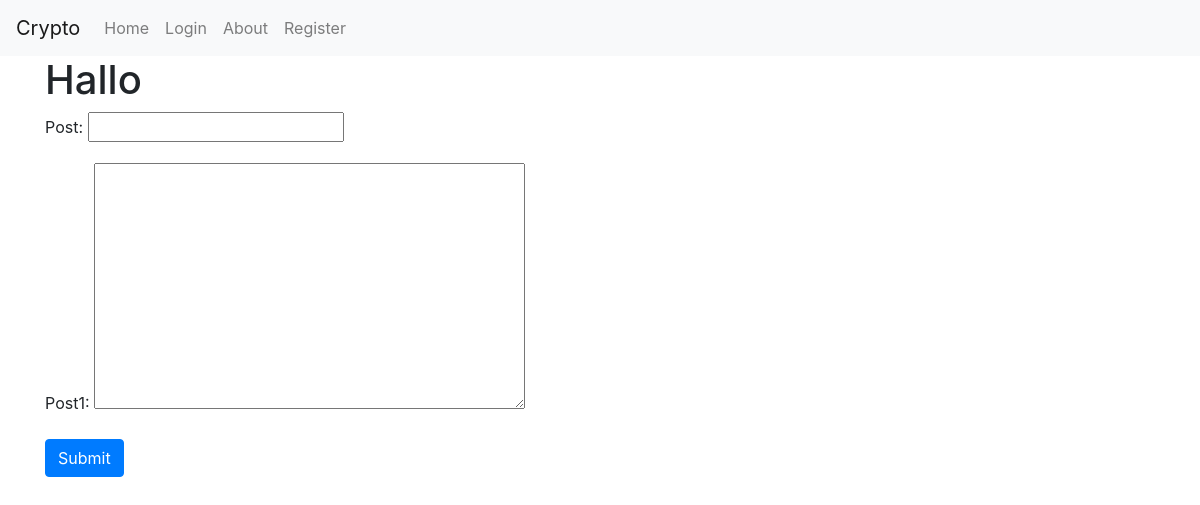
Page /about/ on the earlier database version.
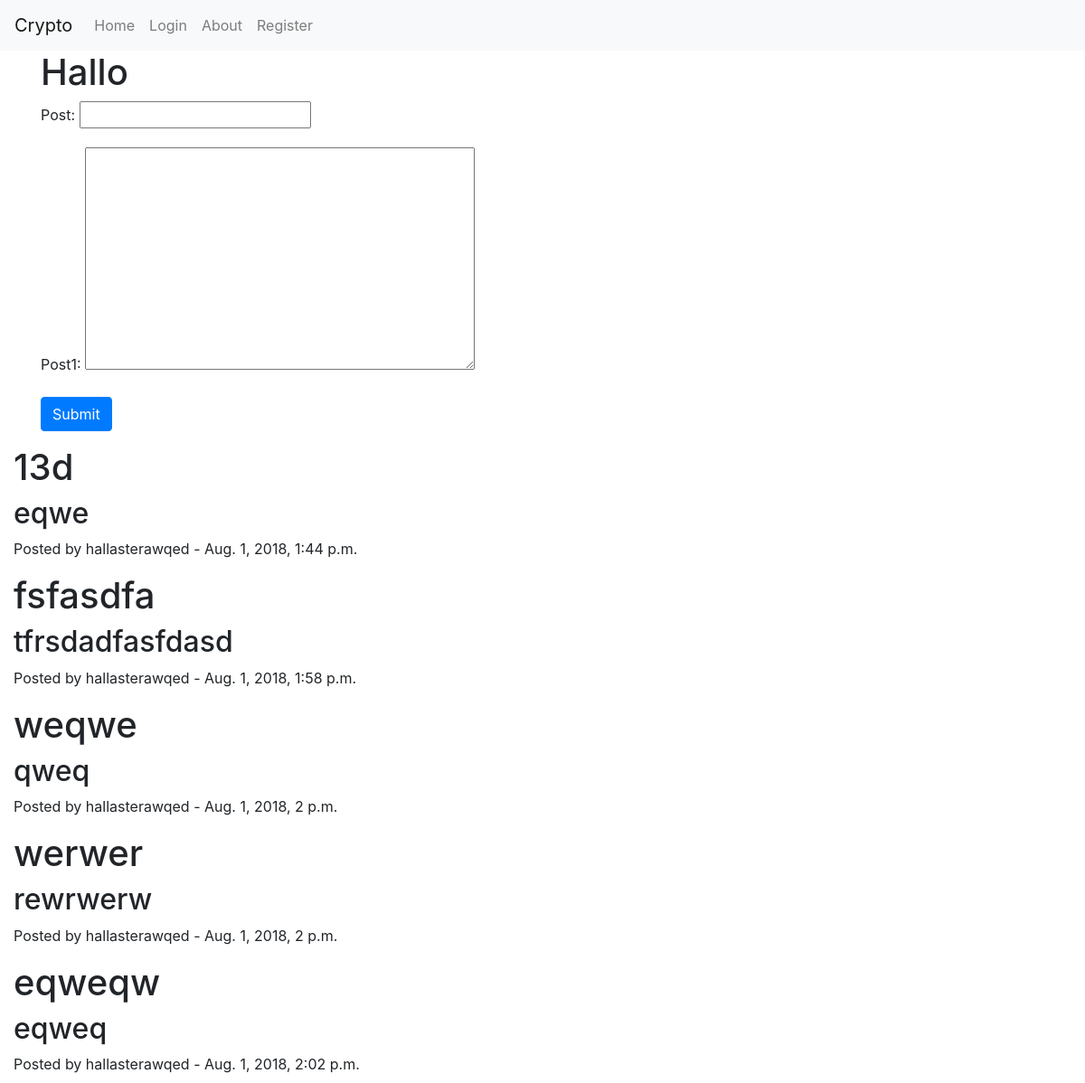
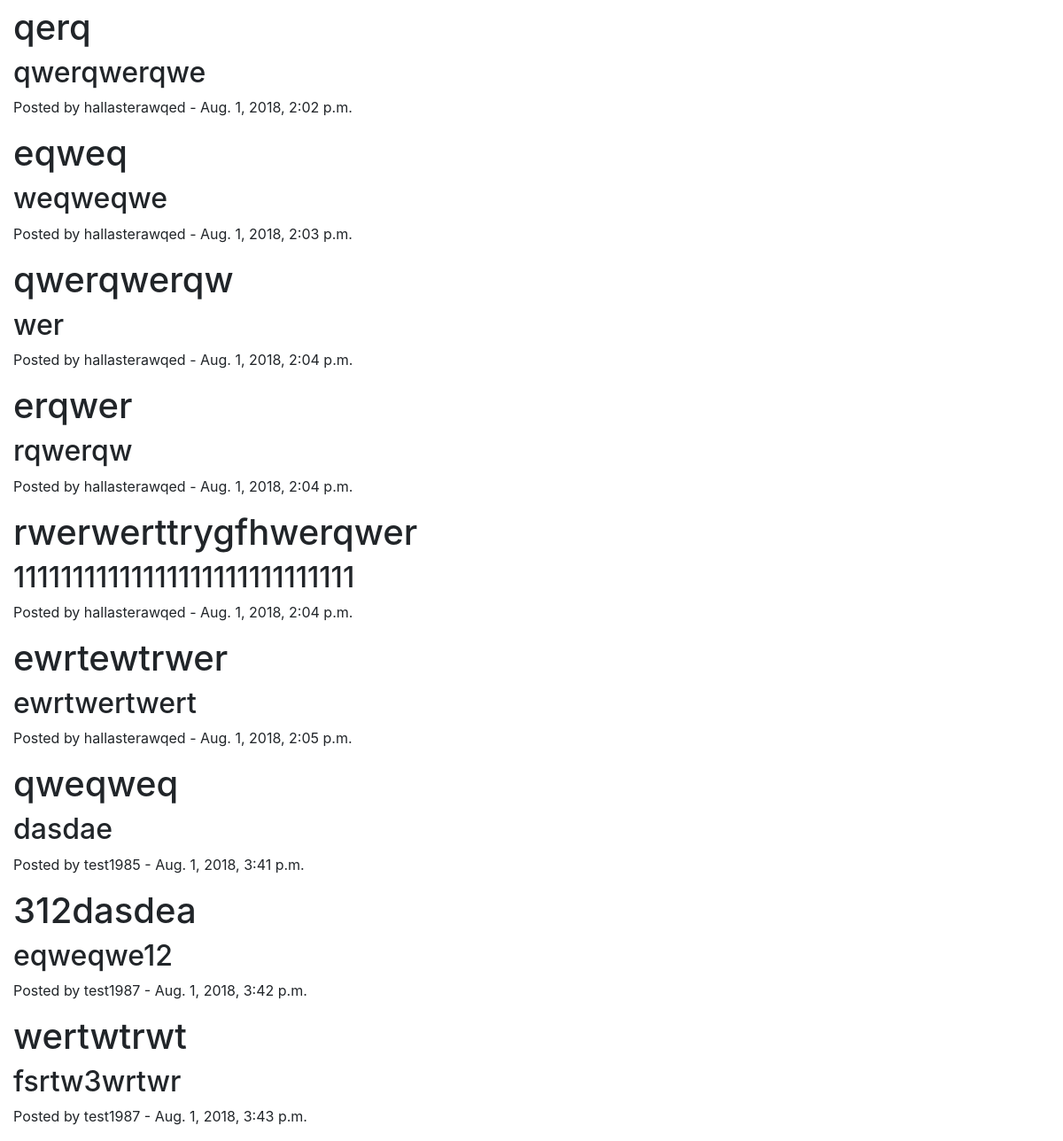
Same page on the later database version (2 pictures, top to bottom).
### about/models.py (models this page shows)
class Post1(models.Model):
    post = models.CharField(max_length=1000)
    post1 = models.TextField(max_length=1000)
    date = models.DateTimeField(auto_now_add=True)
    user = models.ForeignKey(User, on_delete=models.CASCADE, )

### about/views.py (the view, shortened to what this page needs)
# urls.py: path('', AboutView.as_view(), name='about'),
class AboutView(TemplateView):
    template_name = 'about/about.html'
    def get(self, request):
        form = AboutViewF()
        posts = Post1.objects.all()
        args = {'form': form, 'posts': posts}
        return render(request, self.template_name, args)

### about/forms.py
class AboutViewF(forms.ModelForm):
    post = forms.CharField(required=True)
    post1 = forms.TextInput
    class Meta:
        model = Post1
        fields = ('post', 'post1', )

### about/templates/about/about.html (shortened to what this page needs)
{% extends 'base.html' %}
{% block body %}
<div class="container" >
    <h1>Hallo </h1>
<form method="post">
    {{ form.as_p }}
    <button type="submit" class="btn btn-primary" >Submit</button>
</form>
</div>
<div class="container-fluid">
    {% for post in posts %}
    <h1>
        {{ post.post }}
    </h1>
    <h2>
        {{ post.post1 }}
    </h2>
    <p> Posted by  {{ post.user }} -  {{ post.date }}</p>
    {% endfor %}
</div>
{% endblock %}

### accounts/templates/base.html (shortened to what this page needs)
<html>
<head>
<link rel="stylesheet" href="https://stackpath.bootstrapcdn.com/bootstrap/4.1.1/css/bootstrap.min.css"
>
</head>
<body>
<nav class="navbar navbar-expand-lg navbar-light bg-light">
  <a class="navbar-brand" href="{% url 'home:home' %}">Crypto</a>
  <div class="collapse navbar-collapse" id="navbarNav">
      {% if user.is_authenticated  %}
      <ul class="navbar-nav">
          <li class="nav-item">
              <a class="nav-link" href="{% url 'home:home' %}">Home</a></li>
          <li class="nav-item">
              <a class="nav-link" href="{% url 'accounts:logout' %}">Logout</a></li>
          <li class="nav-item">
              <a class="nav-link" href="{% url 'accounts:view_profile' %}">Profile</a></li>
          <li class="nav-item">
              <a class="nav-link" href="{% url 'accounts:edit_profile' %}">Edit Profile</a></li>
          <li class="nav-item">
              <a class="nav-link" href="{% url 'accounts:change_password' %}">Change Password</a></li>
          <li class="nav-item">
              <a class="nav-link" href="{% url 'about:about' %}">About</a>
          </li>
      </ul>
      {% else %}
      <ul class="navbar-nav">
          <li class="nav-item">
              <a class="nav-link" href="{% url 'home:home' %}">Home</a>
          </li>
          <li class="nav-item">
              <a class="nav-link" href="{% url 'accounts:login' %}">Login</a>
          </li>
          <li class="nav-item">
              <a class="nav-link" href="{% url 'about:about' %}">About</a>
          </li>
      </ul>
    <ul class="navbar-nav">
      <li class="nav-item">
        <a class="nav-link" href="{% url 'accounts:register' %}">Register</a>
      </li>
    </ul>
      {% endif%}
  </div>
</nav>
{% block body %}{% endblock %}
</body>
</html>

Differences in the rows shown:
added Post1: post "13d", post1 "eqwe", user "hallasterawqed", date "Aug. 1, 2018, 1:44 p.m."
added Post1: post "fsfasdfa", post1 "tfrsdadfasfdasd", user "hallasterawqed", date "Aug. 1, 2018, 1:58 p.m."
added Post1: post "weqwe", post1 "qweq", user "hallasterawqed", date "Aug. 1, 2018, 2 p.m."
added Post1: post "werwer", post1 "rewrwerw", user "hallasterawqed", date "Aug. 1, 2018, 2 p.m."
added Post1: post "eqweqw", post1 "eqweq", user "hallasterawqed", date "Aug. 1, 2018, 2:02 p.m."
added Post1: post "qerq", post1 "qwerqwerqwe", user "hallasterawqed", date "Aug. 1, 2018, 2:02 p.m."
added Post1: post "eqweq", post1 "weqweqwe", user "hallasterawqed", date "Aug. 1, 2018, 2:03 p.m."
added Post1: post "qwerqwerqw", post1 "wer", user "hallasterawqed", date "Aug. 1, 2018, 2:04 p.m."
added Post1: post "erqwer", post1 "rqwerqw", user "hallasterawqed", date "Aug. 1, 2018, 2:04 p.m."
added Post1: post "rwerwerttrygfhwerqwer", post1 "11111111111111111111111111111", user "hallasterawqed", date "Aug. 1, 2018, 2:04 p.m."
added Post1: post "ewrtewtrwer", post1 "ewrtwertwert", user "hallasterawqed", date "Aug. 1, 2018, 2:05 p.m."
added Post1: post "qweqweq", post1 "dasdae", user "test1985", date "Aug. 1, 2018, 3:41 p.m."
added Post1: post "312dasdea", post1 "eqweqwe12", user "test1987", date "Aug. 1, 2018, 3:42 p.m."
added Post1: post "wertwtrwt", post1 "fsrtw3wrtwr", user "test1987", date "Aug. 1, 2018, 3:43 p.m."
